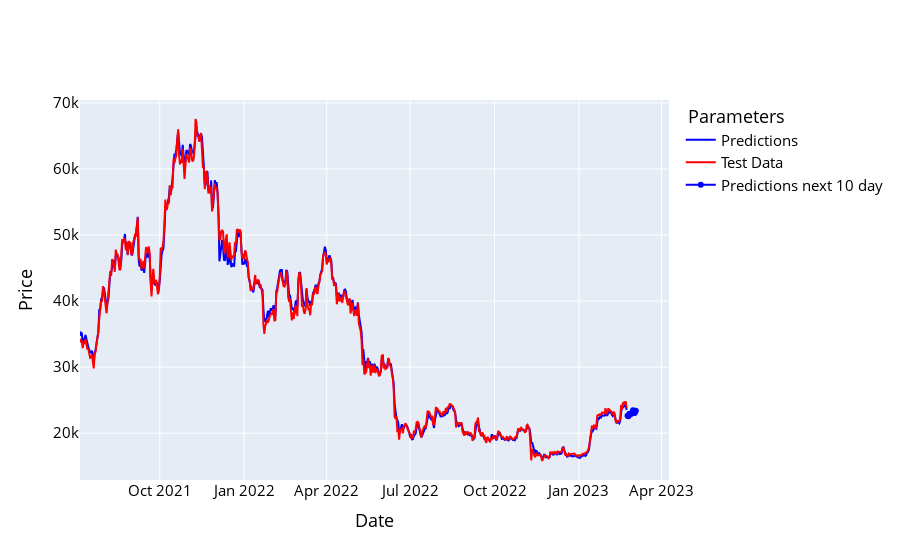

Notebook cell for this chart:
### Code cell
names = cycle(['Predictions', 'Test Data'])

fig = go.Figure()
fig.add_trace(go.Scatter(x=y_test_df.index, y=y_pred_df['Adj Close'], name='Predictions',
                         line=dict(width=2, color='blue')))
fig.add_trace(go.Scatter(x=y_test_df.index, y=y_test_df['Adj Close'], name='Test Data',
                         line=dict(width=2, color='red')))
fig.add_trace(go.Scatter(x=prediction_df.index, y=prediction_df['Adj Close'], name='Predictions next 10 day',
                         line=dict(width=2, color='blue')))
fig.add_shape(type='line',
              x0=prediction_df.index[-1], y0=prediction_df[-1],
              x1=y_pred_df.index[0], y1=y_pred_df[0],
              line=dict(color='grey', width=2, dash='dot'))

fig.update_layout(xaxis_title='Date', yaxis_title='Price',
                  font_size=15, font_color='black', legend_title_text=' Parameters')
fig.show()

### Figure 1 — Plotly figure (JSON) as saved in the notebook; plotly's stock layout.template omitted (floating-point values rounded to 4 significant figures; data arrays with more than 128 entries replaced by an {"elided": "..."} marker saying what was removed)
{"data": [{"line": {"color": "blue", "width": 2}, "name": "Predictions", "type": "scatter", "x": {"elided": "597 str values"}, "y": {"elided": "597 float values"}}, {"line": {"color": "red", "width": 2}, "name": "Test Data", "type": "scatter", "x": {"elided": "597 str values"}, "y": {"elided": "597 float values"}}, {"line": {"color": "blue", "width": 2}, "name": "Predictions next 10 day", "type": "scatter", "x": ["2023-02-23T00:00:00", "2023-02-24T00:00:00", "2023-02-25T00:00:00", "2023-02-26T00:00:00", "2023-02-27T00:00:00", "2023-02-28T00:00:00", "2023-03-01T00:00:00", "2023-03-02T00:00:00", "2023-03-03T00:00:00", "2023-03-04T00:00:00"], "y": [22620.0, 22580.0, 22950.0, 22900.0, 22950.0, 23010.0, 23470.0, 23060.0, 23090.0, 23400.0]}], "layout": {"font": {"color": "black", "size": 15}, "legend": {"title": {"text": " Parameters"}}, "xaxis": {"title": {"text": "Date"}}, "yaxis": {"title": {"text": "Price"}}}}
